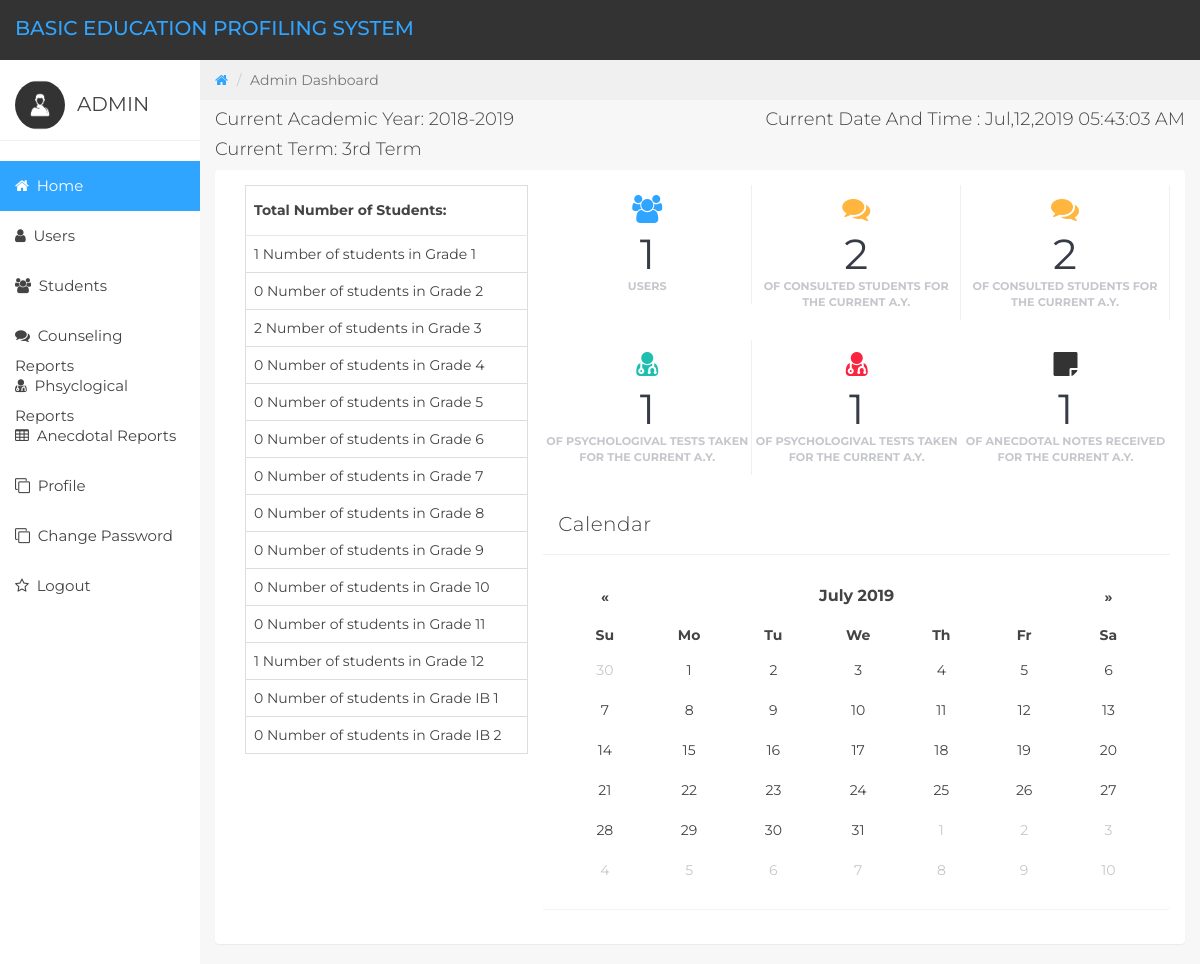
Screenshot of /profile-sys/admin_home.php (signed in) with the database file from the repository.
### tables this page shows
CREATE TABLE `grade_tb` (
  `grade_id` int(255) NOT NULL,
  `grade_level` varchar(255) NOT NULL
);

### profile-sys/admin_home.php (the view, shortened to what this page needs)
<?php include "templates/header.php"; ?>
<?php
    $database = new Connection();
    $db = $database->openConnection();
    $sql = "SELECT count(*) FROM `user_tb`";
    $result = $db->prepare($sql);
    $result->execute();
    $userNum = $result->fetchColumn();
    $sql = "SELECT COUNT(DISTINCT `user_id`) FROM `counseling_tb`";
    $result = $db->prepare($sql);
    $result->execute();
    $counselNum = $result->fetchColumn();
    $sql = "SELECT COUNT(DISTINCT `user_id`) FROM `pshycht_tb`";
    $result = $db->prepare($sql);
    $result->execute();
    $psyNum = $result->fetchColumn();
    $sql = "SELECT COUNT(DISTINCT `user_id`) FROM `anecdotal_tb`";
    $result = $db->prepare($sql);
    $result->execute();
    $aNotes = $result->fetchColumn();
?>
<div class="col-sm-9 col-sm-offset-3 col-lg-10 col-lg-offset-2 main">
    <div class="row">
        <ol class="breadcrumb">
            <li><a href="#">
                    <em class="fa fa-home"></em>
                </a></li>
            <li class="active">Admin Dashboard</li>
        </ol>
    </div>
    <div class="row">
        <div class="col-lg-6">
            <h4>Current Academic Year: 2018-2019</h4>
            <h4>Current Term: 3rd Term</h4>
        </div>
        <div class="col-lg-6">
            <h4 class="pull-right">Current Date And Time : <?php echo date("M,d,Y h:i:s A");?></h4>
        </div>
    </div>
    <div class="panel panel-default">
        <div class="panel-body btn-margins">
            <div class="col-md-4">
                <table class="table table-bordered">
                    <thead>
                        <tr>
                            <th>Total Number of Students: </th>
                        </tr>
                    </thead>
                    <tbody>
                    <?php
                        $sql1 = "select grade_id, count(distinct studstatus_id) from studstatus_tb a where exists (select * from student_tb
                        where grade_id = a.grade_id ) group by grade_id";
                        $result1 = $db->prepare($sql1);
                        $result1->execute();
                        while($row1=$result1->fetch()) {
                            $counts[] = $row1;
                        }
                        $grades='SELECT `grade_id`, `grade_level` FROM `grade_tb` ORDER BY `grade_id`';
                        $grades = $db->query($grades);
                        $grades->setFetchMode(PDO::FETCH_ASSOC);
                        while($row=$grades->fetch()) {
                            $res[] = $row;
                        }
                        $check = false;
                        foreach($res as $record){
                            foreach($counts as $count){
                                if($record['grade_id'] == $count['grade_id']){
                                    echo "<tr>";
                                    echo "<td> ".$count['count(distinct studstatus_id)']." Number of students in Grade ".$record['grade_level']."</td>";
                                    echo "</tr>";
                                    $check = true;
                                }
                            }
                            if($check == false)
                            {
                                echo "<tr>";
                                echo "<td> 0 Number of students in Grade ".$record['grade_level']."</td>";
                                echo "</tr>";
                            }
                            $check = false;
                        }
                    ?>
                    </tbody>
                </table>
            </div>
            <div class="col-md-8">
                <div class="row">
                    <div class="col-xs-12 col-md-4 col-lg-4 no-padding center-block">
                        <div class="panel panel-teal panel-widget border-right">
                            <div class="row no-padding"><em class="fa fa-xl fa-users color-blue"></em>
                                <div class="large"><?php echo $userNum;?></div>
                                <div class="text-muted">Users</div>
                            </div>
                        </div>
                    </div>
                    <div class="col-xs-12 col-md-4 col-lg-4 no-padding">
                        <div class="panel panel-blue panel-widget border-right">
                            <div class="row no-padding"><em class="fa fa-xl fa-comments color-orange"></em>
                                <div class="large"><?php echo $counselNum;?></div>
                                <div class="text-muted">of consulted Students for the Current A.Y.</div>
                            </div>
                        </div>
                    </div>
                    <div class="col-xs-12 col-md-4 col-lg-4 no-padding">
                        <div class="panel panel-blue panel-widget border-right">
                            <div class="row no-padding"><em class="fa fa-xl fa-comments color-orange"></em>
                                <div class="large"><?php echo $counselNum;?></div>
                                <div class="text-muted">of consulted Students for the Current A.Y.</div>
                            </div>
                        </div>
                    </div>
                </div>
                <div class="row">
                    <div class="col-xs-12 col-md-4 col-lg-4 no-padding">
                        <div class="panel panel-orange panel-widget border-right">
                            <div class="row no-padding"><em class="fa fa-xl fa-user-md color-teal"></em>
                                <div class="large"><?php echo $psyNum;?></div>
                                <div class="text-muted">of psychologival Tests taken for the Current A.Y.</div>
                            </div>
                        </div>
                    </div>
                    <div class="col-xs-12 col-md-4 col-lg-4 no-padding">
                        <div class="panel panel-red panel-widget ">
                            <div class="row no-padding"><em class="fa fa-xl fa-user-md color-red"></em>
                                <div class="large"><?php echo $psyNum;?></div>
                                <div class="text-muted">of psychologival Tests taken for the Current A.Y.</div>
                            </div>
                        </div>
                    </div>
                    <div class="col-xs-12 col-md-4 col-lg-4 no-padding">
                        <div class="panel panel-red panel-widget ">
                            <div class="row no-padding"><em class="fa fa-xl fa-sticky-note"></em>
                                <div class="large"><?php echo $aNotes;?></div>
                                <div class="text-muted">of Anecdotal Notes Received for the Current A.Y.</div>
                            </div>
                        </div>
                    </div>
                </div>
                <div class="row">
                        <div class="panel panel-default">
                            <div class="panel-heading">
                                Calendar
                            </div>
                            <div class="panel-body">
                                <div id="calendar"></div>
                            </div>
                        </div>
                </div>
            </div>
        </div>
    </div>
</div>
<?php include "templates/footer.php"; ?>

### profile-sys/templates/header.php (shortened to what this page needs)
<!DOCTYPE html>
<html>
<head>
    <link href="assets/css/bootstrap.min.css" rel="stylesheet">
    <link href="assets/css/font-awesome.min.css" rel="stylesheet">
    <link href="assets/css/datepicker3.css" rel="stylesheet">
    <link href="assets/css/styles.css" rel="stylesheet">
</head>
<body>
    <nav class="navbar navbar-custom navbar-fixed-top" role="navigation">
        <div class="container-fluid">
            <div class="navbar-header">
                <a class="navbar-brand" href="#"><span>Basic Education Profiling System</span></a>
            </div>
        </div>
    </nav>
    <div id="sidebar-collapse" class="col-sm-3 col-lg-2 sidebar">
			<div class="profile-sidebar">
				<div class="profile-userpic">
					<img src="assets/images/profile-pic-1.jpg" width="50" class="img-responsive" alt="">
				</div>
				<div class="profile-usertitle">
					<div class="profile-usertitle-name"><?php echo strtoupper($_SESSION['userUsername']);?></div>
				</div>
			</div>
			<ul class="nav menu">
				<li class="active"><a href="admin_home.php"><em class="fa fa-home">&nbsp;</em> Home</a></li>
				<li><a href="admin_users.php"><em class="fa fa-user">&nbsp;</em> Users</a></li>
				<li><a href="students.php"><em class="fa fa-users">&nbsp;</em> Students</a></li>
				<li><a  href="creports.php"><em class="fa fa-comments">&nbsp;</em> Counseling Reports</a></li>
				<li><a  href="preports.php"><em class="fa fa-user-md">&nbsp;</em> Phsyclogical Reports</a></li>
				<li><a  href="areports.php"><em class="fa fa-table">&nbsp;</em> Anecdotal Reports</a></li>
				<li><a href="user_profile.php"><em class="fa fa-clone">&nbsp;</em> Profile</a></li>
				<li><a href="password.php"><em class="fa fa-clone">&nbsp;</em> Change Password</a></li>
				<li><a href="logout.php"><em class="fa fa-star-o">&nbsp;</em> Logout</a></li>
			</ul>
		</div>

### profile-sys/templates/footer.php (shortened to what this page needs)
</body>
</html>

### profile-sys/assets/css/styles.css (style rules this page uses)
body { background: #f7f7f7; padding-top: 60px; font-size: 14px; color: #444444; font-family: "Montserrat", "Helvetica Neue", Helvetica, Arial, sans-serif; }
a, a:hover, a:focus { color: #30a5ff; }
h1, h2, h3, h4, h5, h6 { color: #444444; }
h3, h4 { font-weight: 300; }
.large { font-size: 2em; }
.text-muted { color: #c5c7cc; }
.color-blue { color: #30a5ff; }
.color-teal { color: #1ebfae; }
.color-orange { color: #ffb53e; }
.color-red { color: #f9243f; }
.no-padding { padding: 0; margin: 0; }
.fa-xl { font-size: 2em; }
.navbar-custom { background: #333; height: 60px; }
.navbar-header .navbar-brand { color: #fff; font-size: 20px; text-transform: uppercase; font-weight: 500; height: 60px; padding-top: 18px; }
.navbar-header .navbar-brand span { color: #30a5ff; }
.panel { border: 0; }
.panel-blue { background: #30a5ff; color: #fff; }
.panel-teal { background: #1ebfae; color: #fff; }
.panel-orange { background: #ffb53e; color: #fff; }
.panel-red { background: #f9243f; color: #fff; }
.panel-heading { font-size: 20px; font-weight: 300; letter-spacing: 0.025em; height: 60px; line-height: 38px; }
.panel-default .panel-heading { background: #fff; border-bottom: 1px solid #f0f0f0; color: #444444; }
.panel-widget { padding: 10px 0; position: relative; box-shadow: none; border-radius: 0; background: none; text-align: center; color: #333; }
.panel-widget .text-muted { margin-top: -6px; text-transform: uppercase; font-weight: bold; font-size: 0.8em; }
.panel-widget .large { color: #373b45; font-size: 3em; }
.border-right { border-right: 1px solid #dadbda; }
.panel .border-top, .panel .border-right, .panel .border-bottom, .panel .border-left { border-color: #f0f0f0; }
.navbar { border: 0; }
.sidebar { display: block; padding: 0; display: none; box-shadow: none; background: #fff; }
.sidebar ul { margin: 20px 0px; }
@media (min-width: 768px) { .sidebar { display: block; position: fixed; top: 60px; bottom: 0; left: 0; z-index: 1000; display: block; margin: 0; padding: 0; overflow-x: hidden; overflow-y: auto; } }
@media (min-width: 768px) { .navbar-header { width: 100%; } }
.sidebar ul.nav .active a, .sidebar ul.nav li.parent a.active, .sidebar ul.nav .active > a:hover, .sidebar ul.nav li.parent a.active:hover, .sidebar ul.nav .active > a:focus, .sidebar ul.nav li.parent a.active:focus, .sidebar ul.nav ul.children li.active a { color: #fff; background-color: #30a5ff; }
.sidebar ul.nav li a { height: 50px; font-size: 15px; line-height: 2em; color: #444444; }
.profile-sidebar { padding: 10px 0; border-bottom: 1px solid #f0f0f0; }
#sidebar-collapse { height:auto !important; }
.profile-userpic img { float: left; margin: 10px 0px 0px 15px; width: 50px; height: 50px; border-radius: 9999px !important; }
.profile-usertitle { float: left; text-align: left; margin: 20px 0 0 12px; }
.profile-usertitle-name { font-size: 20px; margin-bottom: 0px; }
.breadcrumb { border-radius: 0; padding: 10px 15px 10px 15px; background: #f0f0f0; margin: 0; }
#calendar, .datepicker-inline { width: 100%; }
.table { background: #fff; }
.table > thead > tr > th { border-bottom: 1px solid #e6e7e8; vertical-align: middle; height: 50px; padding: 8px; }

### rows the page displays
grade_tb: count "1", grade_level "1"
grade_tb: grade_level "2"
grade_tb: count "2", grade_level "3"
grade_tb: grade_level "4"
grade_tb: grade_level "5"
grade_tb: grade_level "6"
grade_tb: grade_level "7"
grade_tb: grade_level "8"
grade_tb: grade_level "9"
grade_tb: grade_level "10"
grade_tb: grade_level "11"
grade_tb: count "1", grade_level "12"
grade_tb: grade_level "IB 1"
grade_tb: grade_level "IB 2"

### other values shown
$_SESSION['userUsername'] "ADMIN"
$userNum "1"
$counselNum "2"
$psyNum "1"
$aNotes "1"
